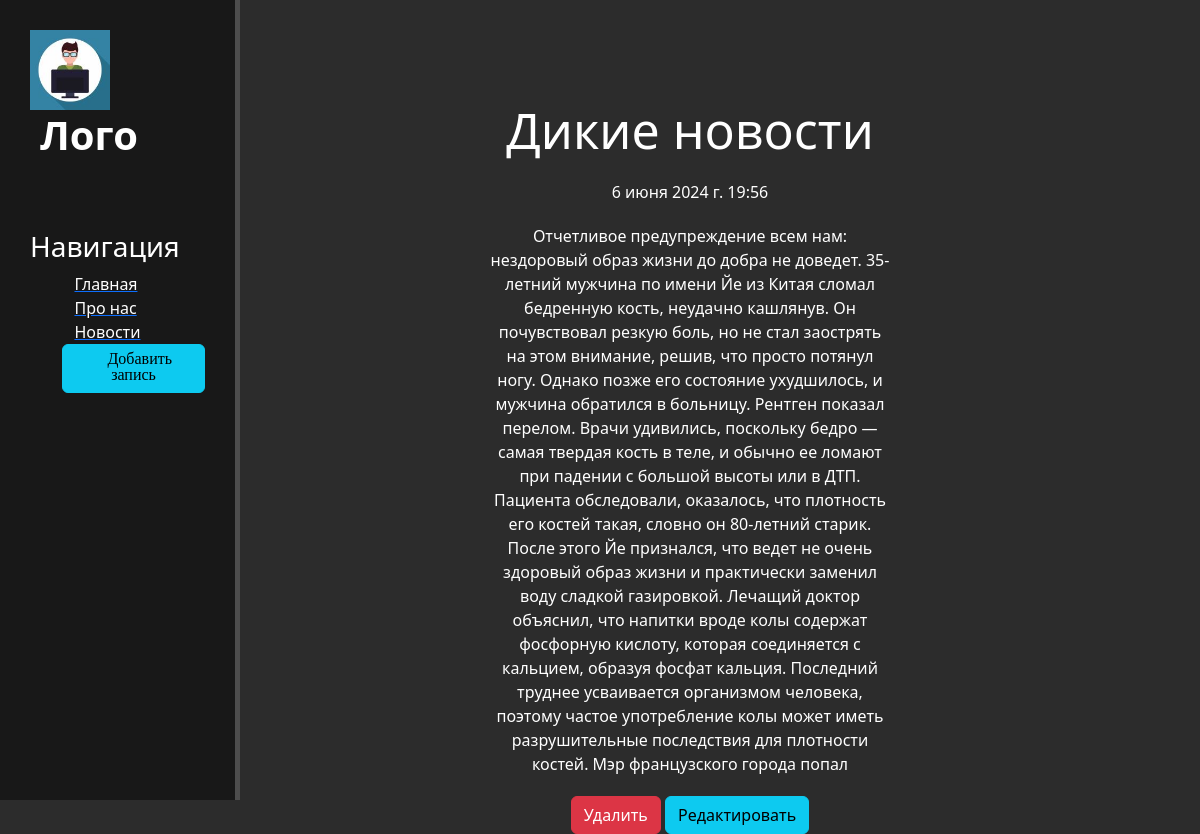
Screenshot of /news/1 with the database file from the repository.
### news/models.py (models this page shows, shortened)
class Articles(models.Model):
    title = models.CharField('Название', max_length=50,)
    anons = models.CharField('Анонс', max_length=250,)
    full_text = models.TextField('Статья')
    date = models.DateTimeField('Дата публикации')
    class Meta:
        verbose_name = 'Новость'
        verbose_name_plural = 'Новости'

### news/views.py (the view)
# urls.py: path('<int:pk>', views.NewsDetailView.as_view(), name='news-detail'),
class NewsDetailView(DetailView):
    model = Articles
    template_name = 'news/details_view.html'
    context_object_name = 'article'

### news/templates/news/details_view.html (shortened to what this page needs)
{% extends 'main/layout.html' %}
{% block content %}
    <div class="features">
        <h1>{{ article.title }}</h1>
         <p>{{ article.date }}</p>
        <p>{{ article.full_text }}</p>
        <a href="{% url 'news-delete' article.id %}" class="btn btn-danger">Удалить</a>
        <a href="{% url 'news-update' article.id %}" class="btn btn-info">Редактировать</a>
    </div>
{% endblock %}

### main/static/main/css/main.css (style rules this page uses)
body { background: #2c2c2c; }
main .features { float: left; color: #fff; margin-top: 100px; text-align: center; width: 75% }
main .features h1 { font-size: 50px; }
main .features p { max-width: 400px; margin: 20px auto }

### rows the page displays
Articles: title "Дикие новости", date "6 июня 2024 г. 19:56", full_text "Отчетливое предупреждение всем нам: нездоровый образ жизни до добра не доведет. 35-летний мужчина по имени Йе из Китая сломал бедренную кость, неудачно кашлянув. Он почувствовал резкую боль, но не стал заострять на этом внимание, решив, что просто потянул ногу. Однако позже его состояние ухудшилось, и мужчина обратился в больницу. Рентген показал перелом. Врачи удивились, поскольку бедро — самая твердая кость в теле, и обычно ее ломают при падении с большой высоты или в ДТП. Пациента обследовали, оказалось, что плотность его костей такая, словно он 80-летний старик. После этого Йе признался, что ведет не очень здоровый образ жизни и практически заменил воду сладкой газировкой. Лечащий…"
